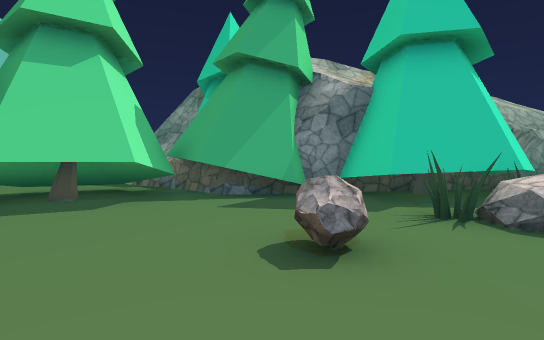
[1] (above)

24 first-person views from a walk through a scene from a Unity 3-D project. The camera is 1.5 m above the floor, tilts 2° down and sees 80° across. The floor is counted in squares, 2 m on a side. Each view is taken from the middle of a square. On the plan, view 1 faces up. The plan holds only what a view shows up to about 11 squares ahead; the rest is blank. The place goes on beyond the plan. Some surface patterns are stand-ins.

[2]
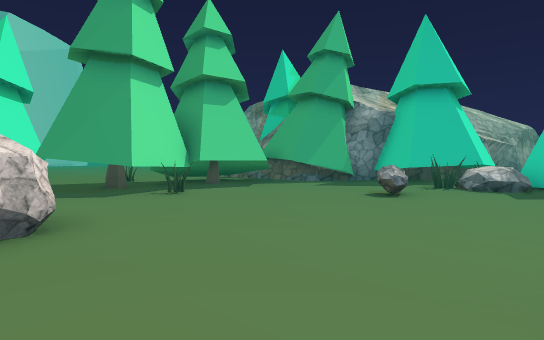

[3]
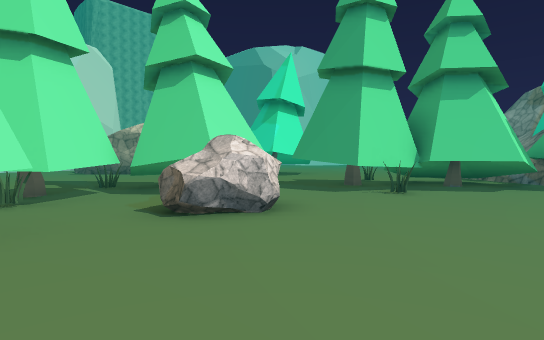

[4]
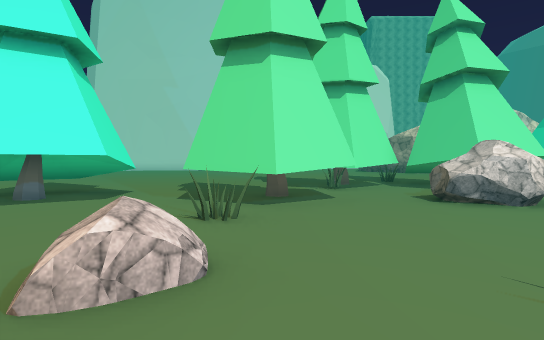

[5]
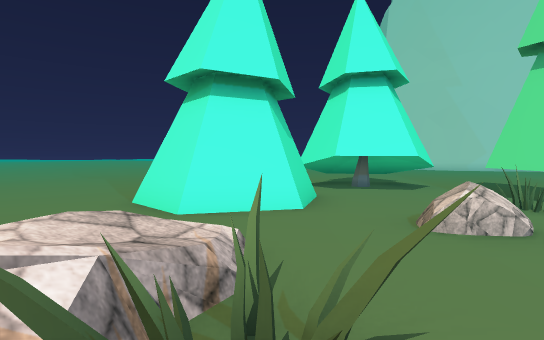

[6]
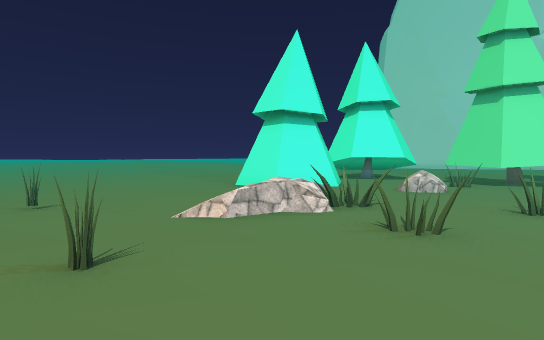

[7]
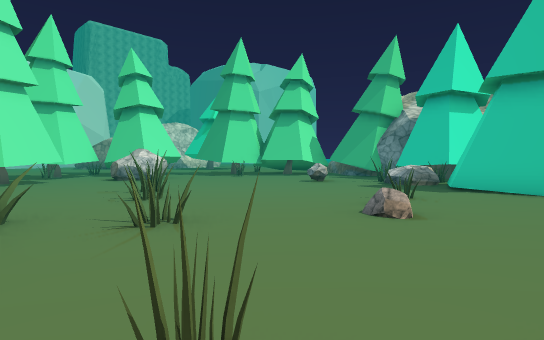

[8]
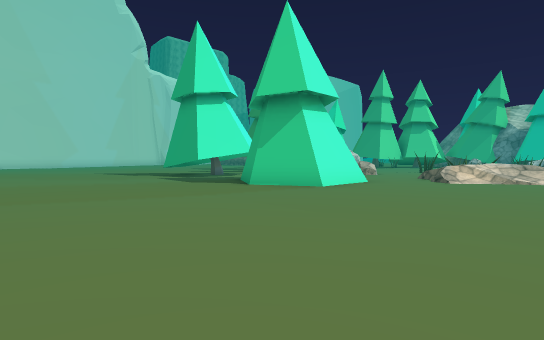

[9]
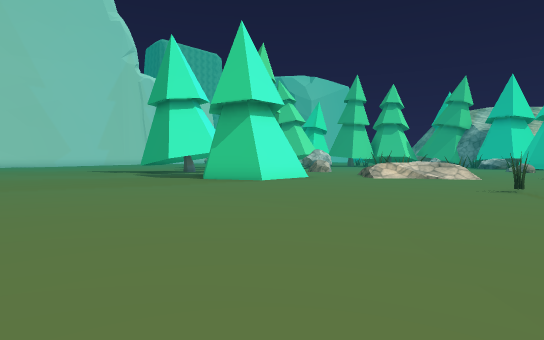

[10]
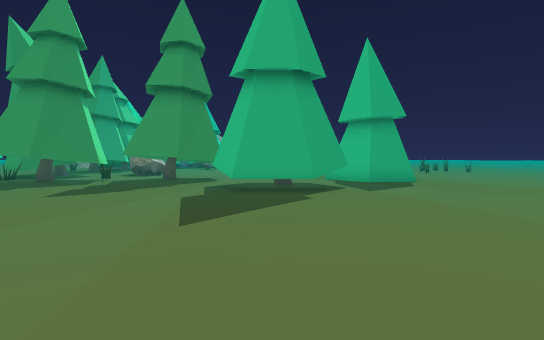

[11]
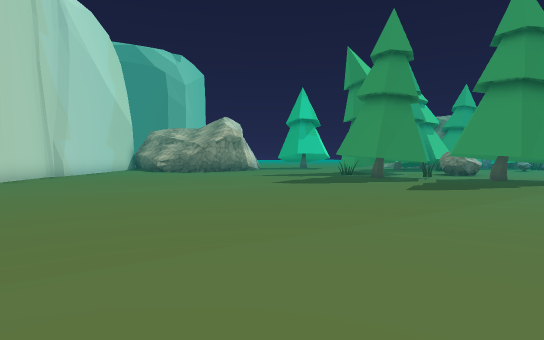

[12]
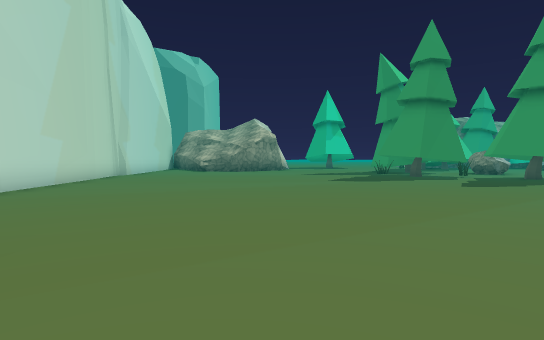

[13]
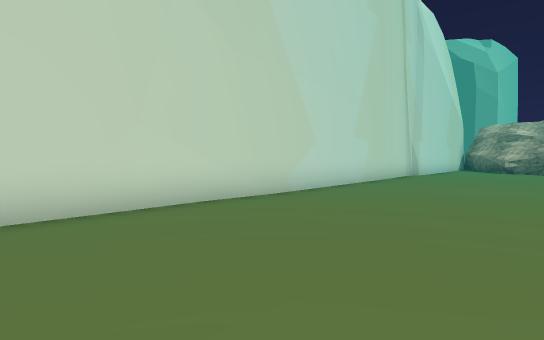

[14]
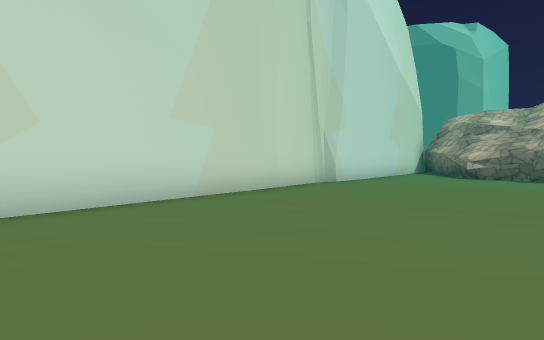

[15]
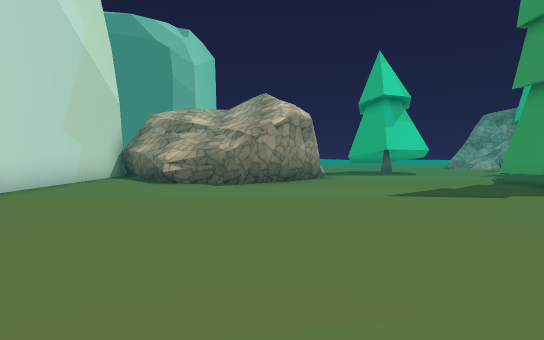

[16]
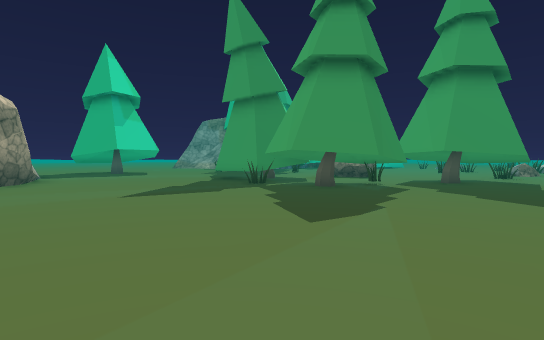

[17]
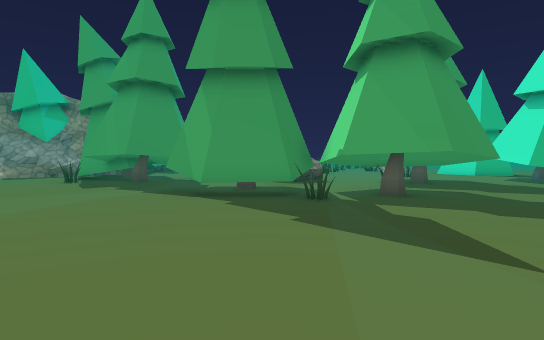

[18]
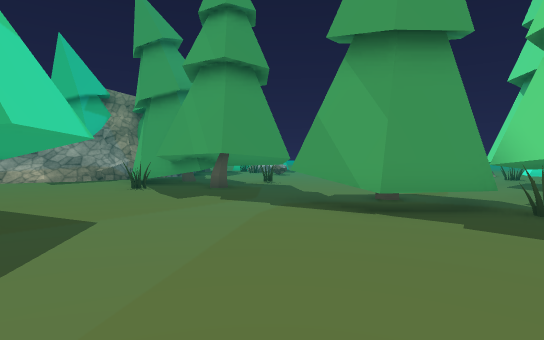

[19]
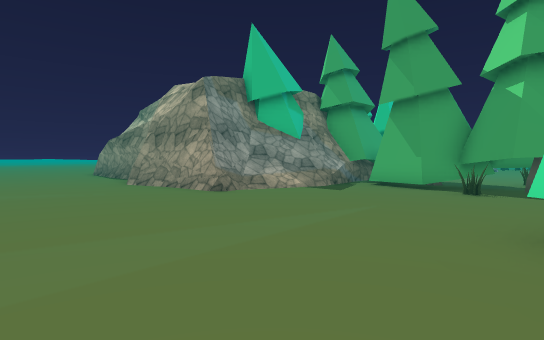

[20]
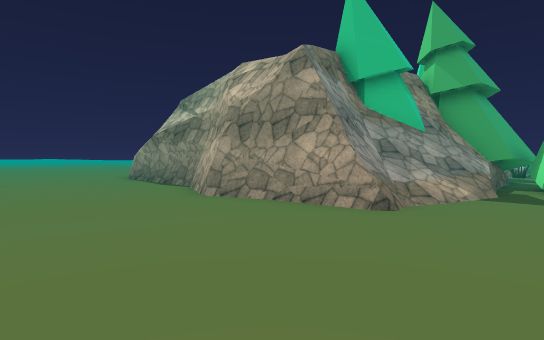

[21]
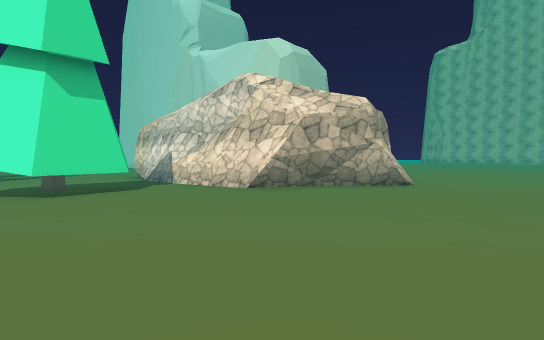

[22]
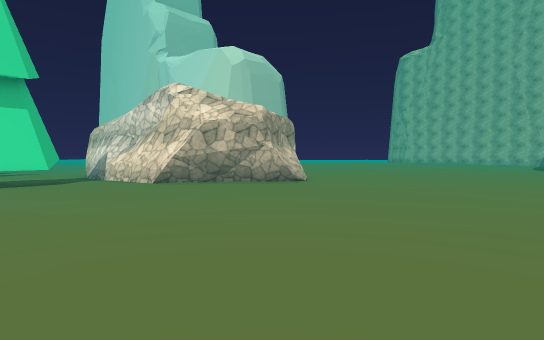

[23]
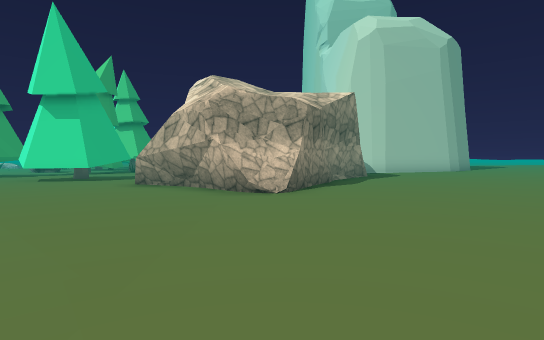

[24]
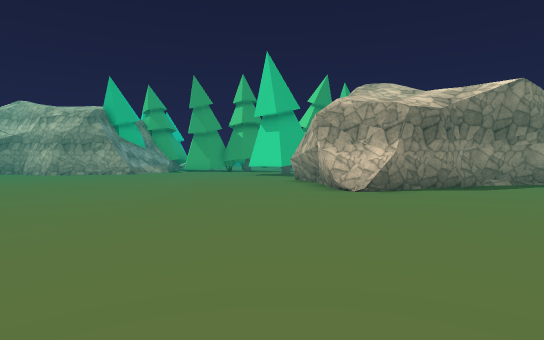

### Floor plan
Key: @ floor where view 1 was taken; # wall or solid block; . main floor; : floor 0.25 m higher than the main floor; - floor 0.25 m lower than the main floor; + floor 0.5 m higher than the main floor; _ floor 0.5 m lower than the main floor; * floor 0.75 m higher than the main floor; / step, stairs or slope; ^ raised ledge; v drop or lower ground; T pine tree; R rock; O other object.
Columns run from 23 left of view 1 to 7 right of it. Each row starts with its distance up from view 1.
 19 :::... ......     ......
 18 ::::..........  .......#
 17 ::::..................##
 16 :::::....:::........###
 15 :::::.::::::.......## v
 14 ::::::::::::......##v
 13 ::::::::::::...../##v
 12 ::::##::::::.....#####T
 11 :::#####::::......///#T
 10 +::#   #::::......///T#
  9 +:##   ##::........///#T
  8 +##     #.TT#......TTT#TTT
  7         #.#T.#....TTTT#T#TTTT
  6         #.T.....TTTT#TTT.TTTT
  5         #.........T##T....TTT
  4        ##........T#T.....O/R##
  3 ###    #........T#TO...RR.//T#
  2 #:##  ##.....TT ............/T
  1 #:.^###......TT...............
  0 #............T##T.R....@....O.
 -1 ##...........TTT.RR...........:
 -2  #.............T............*..
 -3 ##...........T.T.......OO......
 -4 #.............#..T#........O...
 -5 #...........-T-..T#............
 -6 #..........---....T.O.R..O/..O.
 -7 #........-----..TT.......////..
 -8 #......------....TT......//....
 -9 #....-------....T##T.T#T......
-10 #...-------.....TT##.###.....O
-11 #.-------........TTT.##T.....-
-12 #-------............../....----
-13 ##-----..................------
-14  #---...................-------
-15  #---....................------
-16  #--...... ..............-----_
-17  #--....              ....---__

Positions as (right, up) in squares from view 1, and headings:
1: (0, 0), facing up
2: (-2, -4), facing up
3: (-1, -4), facing up-left
4: (1, -5), facing left
5: (3, -5), facing down-left
6: (7, -3), facing down-left
7: (7, -6), facing up-left
8: (5, -17), facing up-left
9: (7, -17), facing up-left
10: (-12, -16), facing up-right
11: (-14, -16), facing up
12: (-16, -17), facing up
13: (-17, -17), facing up-left
14: (-17, -11), facing up-left
15: (-17, -8), facing up
16: (-17, -8), facing up-right
17: (-17, 0), facing right
18: (-15, 3), facing right
19: (-14, 11), facing right
20: (-11, 14), facing right
21: (-10, 16), facing down-left
22: (-11, 19), facing down-left
23: (-19, 19), facing down
24: (-23, 19), facing down-right
